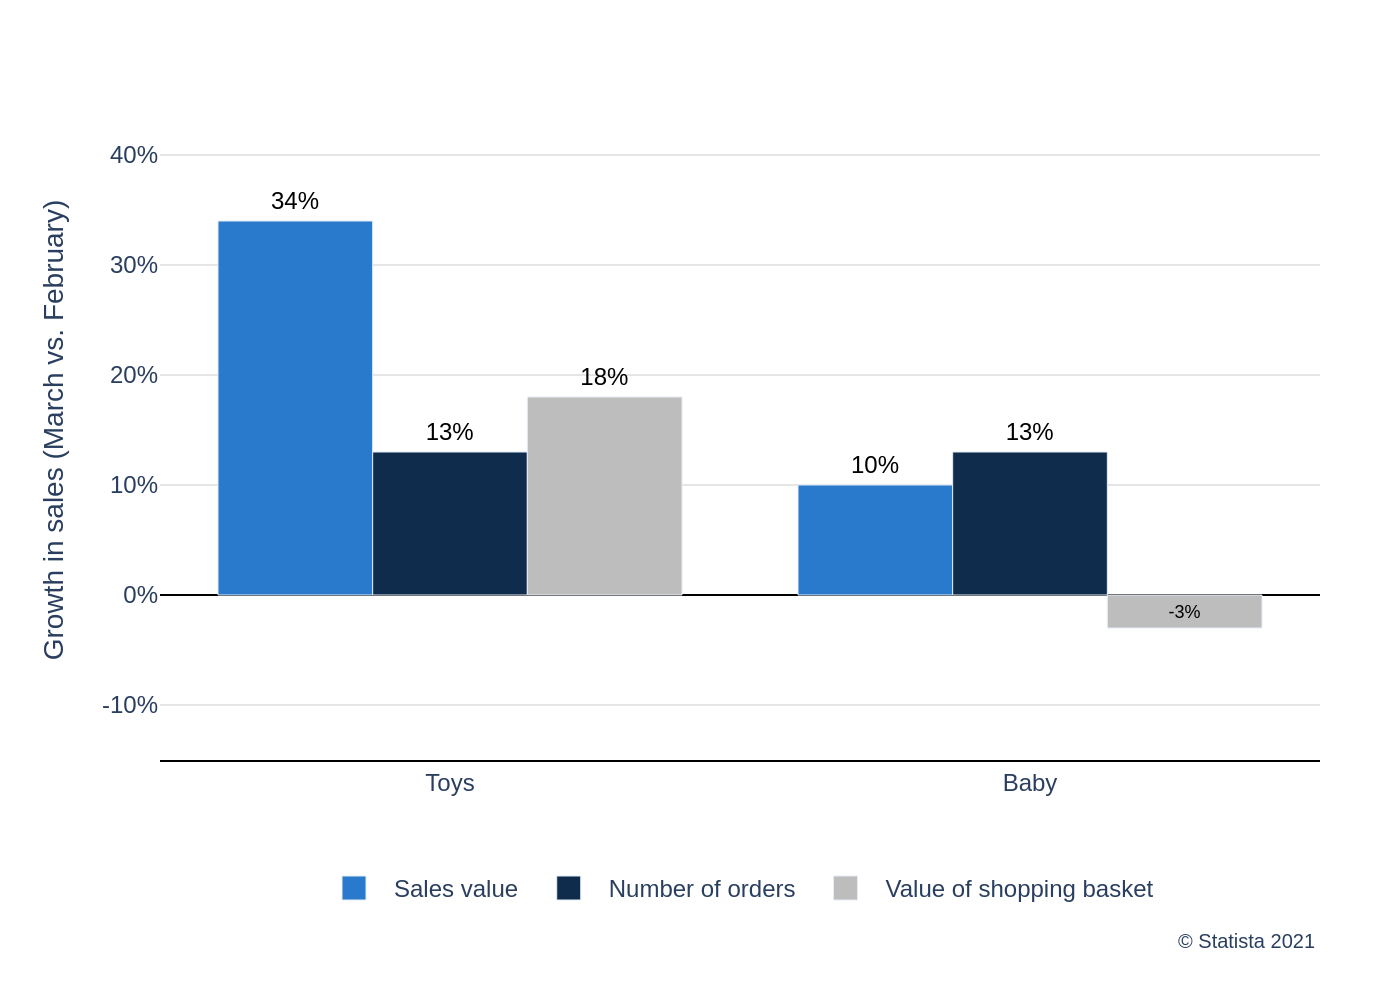

Reproduce this figure in Python.
import sys
import json
import plotly.graph_objects as go
from pathlib import Path

# --- 1. Load Data from JSON ---
if len(sys.argv) != 2:
    print("Usage: python create_chart.py <path_to_json_file>")
    sys.exit(1)

json_path = Path(sys.argv[1])
if not json_path.is_file():
    print(f"Error: JSON file not found at '{json_path}'")
    sys.exit(1)

with open(json_path, 'r', encoding='utf-8') as f:
    chart_info = json.load(f)

# --- 2. Extract Data and Texts ---
chart_data = chart_info.get("chart_data", {})
texts = chart_info.get("texts", {})
colors = chart_info.get("colors", [])
categories = chart_data.get("categories", [])
series_list = chart_data.get("series", [])
data_suffix = texts.get("data_labels_suffix", "")

# --- 3. Create Figure ---
fig = go.Figure()

# --- 4. Add Bar Traces ---
for i, series in enumerate(series_list):
    # Prepare text labels for each bar
    bar_texts = [f"{val}{data_suffix}" for val in series.get("data", [])]
    
    # Position labels outside for positive values, inside for negative
    text_positions = ['outside' if val >= 0 else 'inside' for val in series.get("data", [])]
    
    fig.add_trace(go.Bar(
        x=categories,
        y=series.get("data", []),
        name=series.get("name", ""),
        marker_color=colors[i % len(colors)],
        text=bar_texts,
        textposition=text_positions,
        textfont=dict(family="Arial, bold", size=12, color='black'),
        hoverinfo='none' # Hiding hover to match static image
    ))

# --- 5. Configure Layout ---
# Combine title and subtitle if they exist
title_text = texts.get("title") or ""
if texts.get("subtitle"):
    title_text += f"<br><sub>{texts.get('subtitle')}</sub>"

fig.update_layout(
    barmode='group',
    plot_bgcolor='white',
    paper_bgcolor='white',
    font=dict(family="Arial", size=12),
    title=dict(
        text=title_text if title_text else None,
        x=0.05,
        xanchor='left'
    ),
    xaxis=dict(
        title_text=texts.get("x_axis_title"),
        showgrid=False,
        zeroline=False,
        linecolor='black'
    ),
    yaxis=dict(
        title_text=texts.get("y_axis_title"),
        showgrid=True,
        gridcolor='#E5E5E5',
        zeroline=True,
        zerolinecolor='black',
        zerolinewidth=1,
        tickvals=[-10, 0, 10, 20, 30, 40],
        ticktext=[f"{v}%" for v in [-10, 0, 10, 20, 30, 40]],
        range=[-15, 45] # Add padding to prevent label clipping
    ),
    legend=dict(
        orientation="h",
        yanchor="top",
        y=-0.15,
        xanchor="center",
        x=0.5
    ),
    margin=dict(l=80, r=40, t=50, b=120),
    annotations=[
        dict(
            text=texts.get("source", ""),
            showarrow=False,
            xref="paper",
            yref="paper",
            x=1.0,
            y=-0.25,
            xanchor='right',
            yanchor='top',
            font=dict(size=10)
        )
    ]
)

# --- 6. Output Image ---
output_filename = json_path.with_suffix('.png')
fig.write_image(output_filename, scale=2)
print(f"Chart saved to {output_filename}")
